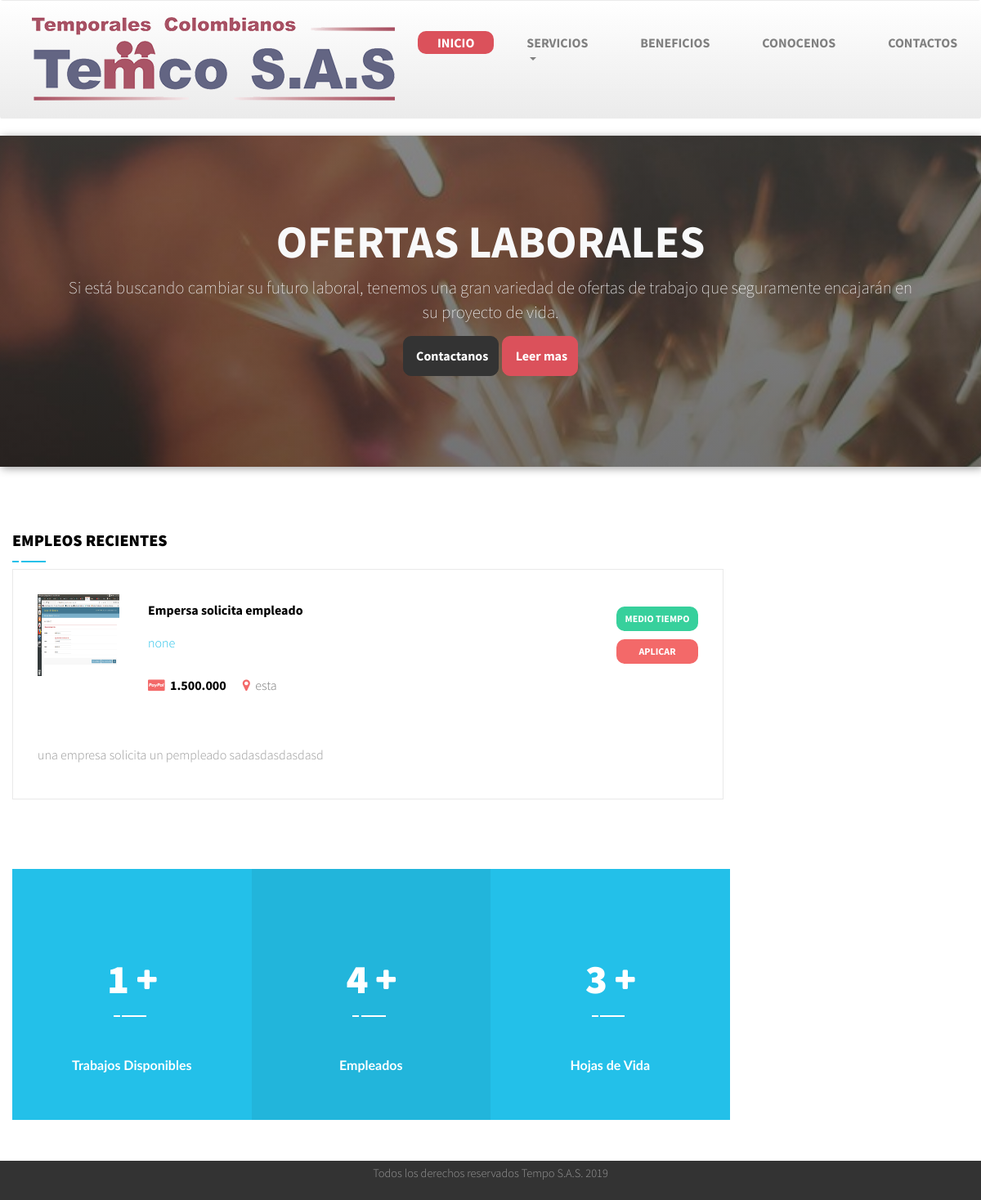
Page /trabajo on the committed database.
### main/models.py (models this page shows, shortened)
class Estatico(models.Model):
	titulo 		= models.CharField(max_length=200)
	correo 		= models.EmailField(max_length=45)
	telefono1 	= models.IntegerField()
	telefono2 	= models.IntegerField()
	ubicacion 	=  models.CharField(max_length=100)
	logo 		= models.ImageField(upload_to='media')
	horario 	= models.CharField(max_length=50)

class Trabajo(models.Model):
	HALF_TIME = 'Medio Tiempo'
	COMPLITE_TIME = 'Tiempo completo'
	CHOICES = (
		(HALF_TIME, 'Medio Tiempo'),
		(COMPLITE_TIME, 'Tiempo completo'),
	)
	titulo 		= models.CharField(max_length=150)
	subtitulo 	= models.CharField(max_length=100)
	descripcion = models.TextField()
	tipo 		= models.CharField(max_length=20, choices=CHOICES, default=COMPLITE_TIME)
	salario 	= models.CharField(max_length=20)
	fecha 		= models.DateTimeField('Fecha de Guardado')
	direccion 	= models.CharField(max_length=70)
	imagen 		= models.ImageField(upload_to='media', default='no_image')

### main/views.py (the view)
# urls.py: path('trabajo', views.trabajo, name='trabajo'),
def trabajo(request):
	context = {}
	context['logo'] = Estatico.objects.latest('telefono1')
	context['trabajos'] = Trabajo.objects.all()
	context['empleados'] = 		len(Empleado.objects.all())
	context['numeroTrabajos'] = len(context['trabajos'])
	context['hojas'] = 			len(Curriculum.objects.all())
	return render(request, 'main/trabajo.html', context)

### main/templates/main/trabajo.html (shortened to what this page needs)
{% extends 'base_2.html' %}
{%load static from staticfiles %}
{% block logo %}
  <img title="Temco SAS" class="img-responsive" alt="Logo" src="{{logo.logo.url}}">
{% endblock %}
{% block content%}
<div class="jp_first_sidebar_main_wrapper">
        <div class="container">
            <div class="row">
                <div class="col-lg-9 col-md-9 col-sm-12 col-xs-12">
                    <div class="row">
                        <div class="col-lg-12 col-md-12 col-sm-12 col-xs-12">
                            <div class="cc_featured_product_main_wrapper">
                                <div class="jp_hiring_heading_wrapper jp_job_post_heading_wrapper">
                                    <h2>Empleos recientes</h2>
                                </div>
                            </div>
                            <div class="tab-content">
                                <div role="tabpanel" class="tab-pane fade in active" id="best">
                                    <div class="ss_featured_products">
                                            <ul>
                                                {%for item in trabajos%}
                                                <div class="jp_job_post_main_wrapper_cont">
                                                    <div class="jp_job_post_main_wrapper">
                                                        <div class="row">
                                                            <div class="col-lg-8 col-md-8 col-sm-8 col-xs-12">
                                                                <div class="jp_job_post_side_img">
                                                                    <img src="{{item.imagen.url}}" alt="post_img"  style="width: 100px; height: 100px;" />
                                                                </div>
                                                                <div class="jp_job_post_right_cont">
                                                                    <h4>{{item.titulo}}</h4>
                                                                    <p>{{item.subtitulo}}</p>
                                                                    <ul>
                                                                        <li><i class="fa fa-cc-paypal"></i>&nbsp; {{item.salario}}</li>
                                                                        <li><i class="fa fa-map-marker"></i>&nbsp; {{item.direccion}}</li>
                                                                    </ul>
                                                                </div>
                                                            </div>
                                                            <div class="col-lg-4 col-md-4 col-sm-4 col-xs-12">
                                                                <div class="jp_job_post_right_btn_wrapper">
                                                                    <ul>
                                                                        <li><a href="#">{{item.tipo}}</a></li>
                                                                        <li><a href="/contacto"><div class="custom-input">
                                                                                <span>Aplicar</span>
                                                                            </div></a></li>
                                                                    </ul>
                                                                </div>
                                                            </div>
                                                        </div>
                                                    </div>
                                                    <div class="jp_job_post_keyword_wrapper">
                                                        <p>{{item.descripcion}}</p>
                                                    </div>
                                                </div>
                                                {%endfor%}
                                            </ul>
                                    </div>
                                </div>
                        </div>
                        <div class="col-lg-12 col-md-12 col-sm-12 col-xs-12">
                        </div>
                    </div>
                </div>
            </div>
        </div>
    </div>
    <div class="jp_counter_main_wrapper">
        <div class="container">
            <div class="gc_counter_cont_wrapper">
                <div class="count-description">
                    <span class="timer">{{numeroTrabajos}}</span><i class="fa fa-plus"></i>
                    <h5 class="con1">Trabajos Disponibles</h5>
                </div>
            </div>
            <div class="gc_counter_cont_wrapper2">
                <div class="count-description">
                    <span class="timer">{{empleados}}</span><i class="fa fa-plus"></i>
                    <h5 class="con2">Empleados</h5>
                </div>
            </div>
            <div class="gc_counter_cont_wrapper3">
                <div class="count-description">
                    <span class="timer">{{hojas}}</span><i class="fa fa-plus"></i>
                    <h5 class="con3">Hojas de Vida</h5>
                </div>
            </div>
        </div>
    </div>
{% endblock%}

### rows in the picture
Estatico: logo (picture)
Trabajo: imagen (picture), titulo "Empersa solicita empleado", subtitulo "none", salario "1.500.000", direccion "esta", tipo "MEDIO TIEMPO", descripcion "una empresa solicita un pempleado sadasdasdasdasd"

### other values in the picture
{{ numeroTrabajos }} "1"
{{ empleados }} "4"
{{ hojas }} "3"
